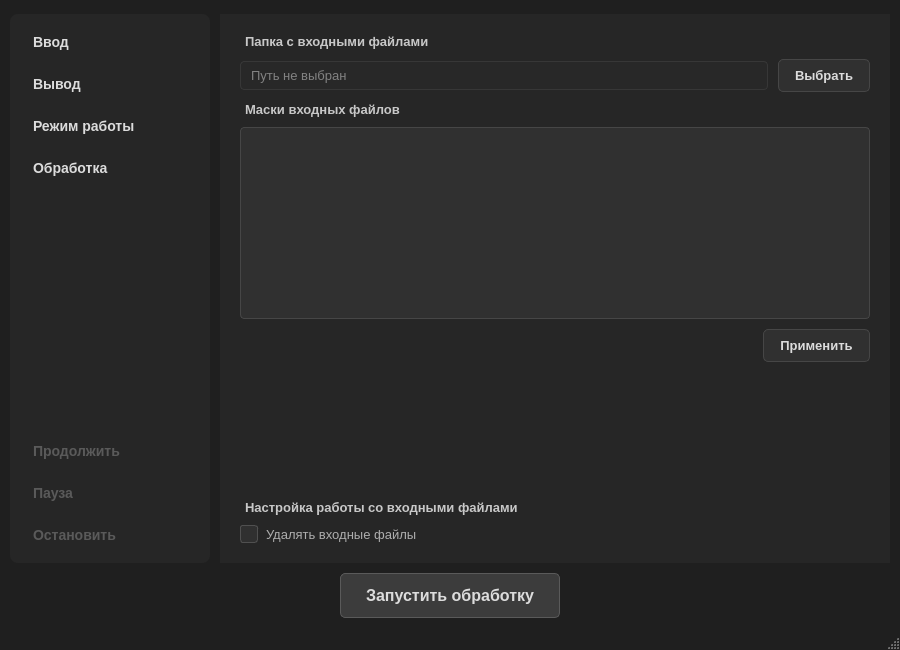
<?xml version="1.0" encoding="UTF-8"?>
<ui version="4.0">
 <class>MainWindow</class>
 <widget class="QMainWindow" name="MainWindow">
  <property name="geometry">
   <rect>
    <x>0</x>
    <y>0</y>
    <width>900</width>
    <height>650</height>
   </rect>
  </property>
  <property name="windowTitle">
   <string>MainWindow</string>
  </property>
  <property name="styleSheet">
   <string notr="true">QMainWindow {
    background-color: rgb(31, 31, 31);
}

QMenuBar {
    background-color: rgb(31, 31, 31);
    color: rgb(174, 174, 174);
    border: none;
    padding: 2px;
}

QStatusBar {
    background-color: rgb(31, 31, 31);
    color: rgb(174, 174, 174);
    border: none;
}

QWidget {
    color: rgb(174, 174, 174);
    font-size: 13px;
}

QLabel {
    color: rgb(200, 200, 200);
    font-weight: 500;
    padding-left: 2px;
}

QLineEdit, QPlainTextEdit, QTimeEdit {
    background-color: rgb(48, 48, 48);
    border: 1px solid rgb(70, 70, 70);
    border-radius: 4px;
    padding: 5px 8px;
    color: rgb(220, 220, 220);
    selection-background-color: rgb(80, 80, 80);
}

QLineEdit:read-only {
    background-color: rgb(40, 40, 40);
    border-color: rgb(55, 55, 55);
}

QRadioButton, QCheckBox {
    spacing: 8px;
    color: rgb(174, 174, 174);
}

QRadioButton::indicator, QCheckBox::indicator {
    width: 16px;
    height: 16px;
    border-radius: 3px;
    border: 1px solid rgb(80, 80, 80);
    background-color: rgb(48, 48, 48);
}

QRadioButton::indicator:checked, QCheckBox::indicator:checked {
    background-color: rgb(100, 100, 100);
    border-color: rgb(140, 140, 140);
}

QPushButton {
    background-color: rgb(48, 48, 48);
    border: 1px solid rgb(70, 70, 70);
    border-radius: 5px;
    padding: 8px 16px;
    color: rgb(220, 220, 220);
    text-align: center;
    font-weight: 500;
}

QPushButton:hover {
    background-color: rgb(65, 65, 65);
    border-color: rgb(90, 90, 90);
}

QPushButton:pressed {
    background-color: rgb(38, 38, 38);
}

QPushButton:disabled {
    color: rgb(90, 90, 90);
    background-color: rgb(38, 38, 38);
    border-color: rgb(45, 45, 45);
}

#side_panel {
    background-color: rgb(38, 38, 38);
    border-radius: 8px;
}

#side_panel QPushButton {
    background-color: transparent;
    border: none;
    border-radius: 4px;
    padding: 12px 15px;
    text-align: left;
    font-size: 14px;
}

#side_panel QPushButton:hover {
    background-color: rgb(55, 55, 55);
}

#side_panel QPushButton:checked {
    background-color: rgb(65, 65, 65);
    color: white;
    font-weight: 600;
}

#scrollArea {
    background-color: rgb(38, 38, 38);
    border: none;
    border-radius: 8px;
}

#scrollAreaWidgetContents {
    background-color: rgb(38, 38, 38);
}

#options_stacked_widget {
    background-color: rgb(38, 38, 38);
}

QScrollBar:vertical {
    background: rgb(38, 38, 38);
    width: 12px;
    margin: 15px 2px 15px 2px;
    border-radius: 6px;
}

QScrollBar::handle:vertical {
    background: rgb(70, 70, 70);
    min-height: 20px;
    border-radius: 5px;
}

QScrollBar::handle:vertical:hover {
    background: rgb(90, 90, 90);
}

QScrollBar::add-line:vertical, QScrollBar::sub-line:vertical {
    height: 0px;
    background: none;
}

QScrollBar::add-page:vertical, QScrollBar::sub-page:vertical {
    background: none;
}

#start_button {
    font-size: 16px;
    font-weight: 600;
    padding: 12px 25px;
    background-color: rgb(60, 60, 60);
    border: 1px solid rgb(90, 90, 90);
}

#start_button:hover {
    background-color: rgb(75, 75, 75);
}
</string>
  </property>
  <widget class="QWidget" name="centralwidget">
   <layout class="QVBoxLayout" name="verticalLayout_4">
    <property name="spacing">
     <number>10</number>
    </property>
    <property name="leftMargin">
     <number>10</number>
    </property>
    <property name="topMargin">
     <number>10</number>
    </property>
    <property name="rightMargin">
     <number>10</number>
    </property>
    <property name="bottomMargin">
     <number>10</number>
    </property>
    <item>
     <layout class="QHBoxLayout" name="horizontalLayout">
      <property name="spacing">
       <number>10</number>
      </property>
      <item>
       <widget class="QWidget" name="side_panel" native="true">
        <property name="sizePolicy">
         <sizepolicy hsizetype="Fixed" vsizetype="Preferred">
          <horstretch>0</horstretch>
          <verstretch>0</verstretch>
         </sizepolicy>
        </property>
        <property name="minimumSize">
         <size>
          <width>200</width>
          <height>0</height>
         </size>
        </property>
        <property name="maximumSize">
         <size>
          <width>250</width>
          <height>16777215</height>
         </size>
        </property>
        <layout class="QVBoxLayout" name="verticalLayout_3">
         <property name="spacing">
          <number>4</number>
         </property>
         <property name="leftMargin">
          <number>8</number>
         </property>
         <property name="topMargin">
          <number>8</number>
         </property>
         <property name="rightMargin">
          <number>8</number>
         </property>
         <property name="bottomMargin">
          <number>8</number>
         </property>
         <item>
          <layout class="QVBoxLayout" name="verticalLayout">
           <property name="spacing">
            <number>2</number>
           </property>
           <item>
            <widget class="QPushButton" name="input_button">
             <property name="text">
              <string>Ввод</string>
             </property>
             <property name="checkable">
              <bool>true</bool>
             </property>
             <property name="autoExclusive">
              <bool>true</bool>
             </property>
            </widget>
           </item>
           <item>
            <widget class="QPushButton" name="output_button">
             <property name="text">
              <string>Вывод</string>
             </property>
             <property name="checkable">
              <bool>true</bool>
             </property>
             <property name="autoExclusive">
              <bool>true</bool>
             </property>
            </widget>
           </item>
           <item>
            <widget class="QPushButton" name="working_mode_button">
             <property name="text">
              <string>Режим работы</string>
             </property>
             <property name="checkable">
              <bool>true</bool>
             </property>
             <property name="autoExclusive">
              <bool>true</bool>
             </property>
            </widget>
           </item>
           <item>
            <widget class="QPushButton" name="proccessing_button">
             <property name="text">
              <string>Обработка</string>
             </property>
             <property name="checkable">
              <bool>true</bool>
             </property>
             <property name="autoExclusive">
              <bool>true</bool>
             </property>
            </widget>
           </item>
          </layout>
         </item>
         <item>
          <spacer name="verticalSpacer">
           <property name="orientation">
            <enum>Qt::Orientation::Vertical</enum>
           </property>
           <property name="sizeHint" stdset="0">
            <size>
             <width>20</width>
             <height>40</height>
            </size>
           </property>
          </spacer>
         </item>
         <item>
          <layout class="QVBoxLayout" name="verticalLayout_2">
           <property name="spacing">
            <number>2</number>
           </property>
           <item>
            <widget class="QPushButton" name="resume_button">
             <property name="enabled">
              <bool>false</bool>
             </property>
             <property name="text">
              <string>Продолжить</string>
             </property>
            </widget>
           </item>
           <item>
            <widget class="QPushButton" name="pause_button">
             <property name="enabled">
              <bool>false</bool>
             </property>
             <property name="text">
              <string>Пауза</string>
             </property>
            </widget>
           </item>
           <item>
            <widget class="QPushButton" name="stop_button">
             <property name="enabled">
              <bool>false</bool>
             </property>
             <property name="text">
              <string>Остановить</string>
             </property>
            </widget>
           </item>
          </layout>
         </item>
        </layout>
       </widget>
      </item>
      <item>
       <widget class="QScrollArea" name="scrollArea">
        <property name="sizePolicy">
         <sizepolicy hsizetype="Expanding" vsizetype="Expanding">
          <horstretch>1</horstretch>
          <verstretch>1</verstretch>
         </sizepolicy>
        </property>
        <property name="horizontalScrollBarPolicy">
         <enum>Qt::ScrollBarPolicy::ScrollBarAlwaysOff</enum>
        </property>
        <property name="widgetResizable">
         <bool>true</bool>
        </property>
        <widget class="QWidget" name="scrollAreaWidgetContents">
         <property name="geometry">
          <rect>
           <x>0</x>
           <y>0</y>
           <width>668</width>
           <height>519</height>
          </rect>
         </property>
         <layout class="QVBoxLayout" name="verticalLayout_5">
          <property name="spacing">
           <number>0</number>
          </property>
          <property name="leftMargin">
           <number>0</number>
          </property>
          <property name="topMargin">
           <number>0</number>
          </property>
          <property name="rightMargin">
           <number>0</number>
          </property>
          <property name="bottomMargin">
           <number>0</number>
          </property>
          <item>
           <widget class="QStackedWidget" name="options_stacked_widget">
            <property name="currentIndex">
             <number>0</number>
            </property>
            <widget class="QWidget" name="page_1">
             <layout class="QVBoxLayout" name="verticalLayout_6">
              <property name="spacing">
               <number>10</number>
              </property>
              <property name="leftMargin">
               <number>20</number>
              </property>
              <property name="topMargin">
               <number>20</number>
              </property>
              <property name="rightMargin">
               <number>20</number>
              </property>
              <property name="bottomMargin">
               <number>20</number>
              </property>
              <item>
               <widget class="QLabel" name="input_folder_label">
                <property name="text">
                 <string>Папка с входными файлами</string>
                </property>
               </widget>
              </item>
              <item>
               <layout class="QHBoxLayout" name="horizontalLayout_2">
                <item>
                 <widget class="QLineEdit" name="input_folder_line_edit">
                  <property name="readOnly">
                   <bool>true</bool>
                  </property>
                  <property name="placeholderText">
                   <string>Путь не выбран</string>
                  </property>
                 </widget>
                </item>
                <item>
                 <widget class="QPushButton" name="choose_input_folder_button">
                  <property name="text">
                   <string>Выбрать</string>
                  </property>
                 </widget>
                </item>
               </layout>
              </item>
              <item>
               <widget class="QLabel" name="apply_masks_label">
                <property name="text">
                 <string>Маски входных файлов</string>
                </property>
               </widget>
              </item>
              <item>
               <widget class="QPlainTextEdit" name="file_filters_plain_text_edit">
                <property name="plainText">
                 <string/>
                </property>
               </widget>
              </item>
              <item>
               <layout class="QHBoxLayout" name="horizontalLayout_3">
                <item>
                 <spacer name="horizontalSpacer">
                  <property name="orientation">
                   <enum>Qt::Orientation::Horizontal</enum>
                  </property>
                  <property name="sizeHint" stdset="0">
                   <size>
                    <width>40</width>
                    <height>20</height>
                   </size>
                  </property>
                 </spacer>
                </item>
                <item>
                 <widget class="QPushButton" name="apply_masks_button">
                  <property name="text">
                   <string>Применить</string>
                  </property>
                 </widget>
                </item>
               </layout>
              </item>
              <item>
               <spacer name="verticalSpacer_3">
                <property name="orientation">
                 <enum>Qt::Orientation::Vertical</enum>
                </property>
                <property name="sizeHint" stdset="0">
                 <size>
                  <width>20</width>
                  <height>40</height>
                 </size>
                </property>
               </spacer>
              </item>
              <item>
               <widget class="QLabel" name="delete_input_files_label">
                <property name="text">
                 <string>Настройка работы со входными файлами</string>
                </property>
               </widget>
              </item>
              <item>
               <widget class="QRadioButton" name="delete_input_files_radio_button">
                <property name="text">
                 <string>Удалять входные файлы</string>
                </property>
               </widget>
              </item>
             </layout>
            </widget>
            <widget class="QWidget" name="page_3">
             <layout class="QVBoxLayout" name="verticalLayout_7">
              <property name="spacing">
               <number>10</number>
              </property>
              <property name="leftMargin">
               <number>20</number>
              </property>
              <property name="topMargin">
               <number>20</number>
              </property>
              <property name="rightMargin">
               <number>20</number>
              </property>
              <property name="bottomMargin">
               <number>20</number>
              </property>
              <item>
               <widget class="QLabel" name="output_folder_label">
                <property name="text">
                 <string>Папка с выходными файлами</string>
                </property>
               </widget>
              </item>
              <item>
               <layout class="QHBoxLayout" name="horizontalLayout_4">
                <item>
                 <widget class="QLineEdit" name="output_folder_line_edit">
                  <property name="readOnly">
                   <bool>true</bool>
                  </property>
                  <property name="placeholderText">
                   <string>Путь не выбран</string>
                  </property>
                 </widget>
                </item>
                <item>
                 <widget class="QPushButton" name="choose_output_folder_button">
                  <property name="text">
                   <string>Выбрать</string>
                  </property>
                 </widget>
                </item>
               </layout>
              </item>
              <item>
               <spacer name="verticalSpacer_4">
                <property name="orientation">
                 <enum>Qt::Orientation::Vertical</enum>
                </property>
                <property name="sizeHint" stdset="0">
                 <size>
                  <width>20</width>
                  <height>30</height>
                 </size>
                </property>
               </spacer>
              </item>
              <item>
               <widget class="QLabel" name="output_folder_label_2">
                <property name="text">
                 <string>Повторение имен выходных файлов</string>
                </property>
               </widget>
              </item>
              <item>
               <widget class="QRadioButton" name="rewrite_radio_button">
                <property name="text">
                 <string>Перезаписывать файлы</string>
                </property>
                <property name="checked">
                 <bool>true</bool>
                </property>
               </widget>
              </item>
              <item>
               <widget class="QRadioButton" name="add_number_radio_button">
                <property name="text">
                 <string>Добавлять номер в конце</string>
                </property>
               </widget>
              </item>
              <item>
               <spacer name="verticalSpacer_5">
                <property name="orientation">
                 <enum>Qt::Orientation::Vertical</enum>
                </property>
                <property name="sizeHint" stdset="0">
                 <size>
                  <width>20</width>
                  <height>40</height>
                 </size>
                </property>
               </spacer>
              </item>
             </layout>
            </widget>
            <widget class="QWidget" name="page_4">
             <layout class="QVBoxLayout" name="verticalLayout_8">
              <property name="spacing">
               <number>10</number>
              </property>
              <property name="leftMargin">
               <number>20</number>
              </property>
              <property name="topMargin">
               <number>20</number>
              </property>
              <property name="rightMargin">
               <number>20</number>
              </property>
              <property name="bottomMargin">
               <number>20</number>
              </property>
              <item>
               <widget class="QLabel" name="processing_label">
                <property name="text">
                 <string>Работа по таймеру</string>
                </property>
               </widget>
              </item>
              <item>
               <widget class="QCheckBox" name="timer_check_box">
                <property name="text">
                 <string>Обрабатывать новые файлы с заданным интервалом времени</string>
                </property>
               </widget>
              </item>
              <item>
               <widget class="QLabel" name="set_time_label">
                <property name="enabled">
                 <bool>false</bool>
                </property>
                <property name="text">
                 <string>Установка таймера</string>
                </property>
               </widget>
              </item>
              <item>
               <widget class="QTimeEdit" name="timer_time_edit">
                <property name="enabled">
                 <bool>false</bool>
                </property>
                <property name="displayFormat">
                 <string>hh:mm:ss</string>
                </property>
                <property name="time">
                 <time>
                  <hour>0</hour>
                  <minute>1</minute>
                  <second>0</second>
                 </time>
                </property>
               </widget>
              </item>
              <item>
               <spacer name="verticalSpacer_6">
                <property name="orientation">
                 <enum>Qt::Orientation::Vertical</enum>
                </property>
                <property name="sizeHint" stdset="0">
                 <size>
                  <width>20</width>
                  <height>40</height>
                 </size>
                </property>
               </spacer>
              </item>
             </layout>
            </widget>
            <widget class="QWidget" name="page_2">
             <layout class="QVBoxLayout" name="verticalLayout_9">
              <property name="spacing">
               <number>10</number>
              </property>
              <property name="leftMargin">
               <number>20</number>
              </property>
              <property name="topMargin">
               <number>20</number>
              </property>
              <property name="rightMargin">
               <number>20</number>
              </property>
              <property name="bottomMargin">
               <number>20</number>
              </property>
              <item>
               <widget class="QLabel" name="xor_variable_label">
                <property name="text">
                 <string>Введите битовую маску</string>
                </property>
               </widget>
              </item>
              <item>
               <widget class="QLineEdit" name="xor_variable_line_edit">
                <property name="placeholderText">
                 <string>1234567890ABCDEF</string>
                </property>
               </widget>
              </item>
              <item>
               <spacer name="verticalSpacer_7">
                <property name="orientation">
                 <enum>Qt::Orientation::Vertical</enum>
                </property>
                <property name="sizeHint" stdset="0">
                 <size>
                  <width>20</width>
                  <height>40</height>
                 </size>
                </property>
               </spacer>
              </item>
             </layout>
            </widget>
           </widget>
          </item>
         </layout>
        </widget>
       </widget>
      </item>
     </layout>
    </item>
    <item>
     <layout class="QHBoxLayout" name="horizontalLayout_5">
      <item>
       <spacer name="horizontalSpacer_2">
        <property name="orientation">
         <enum>Qt::Orientation::Horizontal</enum>
        </property>
        <property name="sizeHint" stdset="0">
         <size>
          <width>40</width>
          <height>20</height>
         </size>
        </property>
       </spacer>
      </item>
      <item>
       <widget class="QPushButton" name="start_button">
        <property name="minimumSize">
         <size>
          <width>150</width>
          <height>0</height>
         </size>
        </property>
        <property name="text">
         <string>Запустить обработку</string>
        </property>
       </widget>
      </item>
      <item>
       <spacer name="horizontalSpacer_3">
        <property name="orientation">
         <enum>Qt::Orientation::Horizontal</enum>
        </property>
        <property name="sizeHint" stdset="0">
         <size>
          <width>40</width>
          <height>20</height>
         </size>
        </property>
       </spacer>
      </item>
     </layout>
    </item>
   </layout>
  </widget>
  <widget class="QMenuBar" name="menubar">
   <property name="geometry">
    <rect>
     <x>0</x>
     <y>0</y>
     <width>900</width>
     <height>27</height>
    </rect>
   </property>
  </widget>
  <widget class="QStatusBar" name="statusbar"/>
 </widget>
 <resources/>
 <connections/>
</ui>
